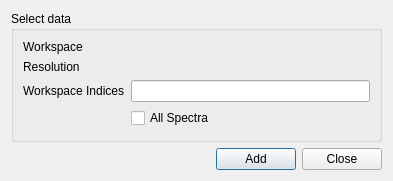
<?xml version="1.0" encoding="UTF-8"?>
<ui version="4.0">
 <class>ConvFitAddWorkspaceDialog</class>
 <widget class="QDialog" name="ConvFitAddWorkspaceDialog">
  <property name="geometry">
   <rect>
    <x>0</x>
    <y>0</y>
    <width>393</width>
    <height>181</height>
   </rect>
  </property>
  <property name="windowTitle">
   <string>Data Selection</string>
  </property>
  <layout class="QVBoxLayout" name="verticalLayout">
   <item>
    <widget class="QGroupBox" name="gbSelectData">
     <property name="title">
      <string>Select data</string>
     </property>
     <layout class="QVBoxLayout" name="verticalLayout_2">
      <item>
       <layout class="QGridLayout" name="loInput">
        <item row="0" column="0">
         <widget class="QLabel" name="lbWorkspace">
          <property name="text">
           <string>Workspace</string>
          </property>
         </widget>
        </item>
        <item row="1" column="0">
         <widget class="QLabel" name="lbResolution">
          <property name="text">
           <string>Resolution</string>
          </property>
         </widget>
        </item>
        <item row="3" column="1">
         <widget class="QCheckBox" name="ckAllSpectra">
          <property name="text">
           <string>All Spectra</string>
          </property>
         </widget>
        </item>
        <item row="0" column="1">
         <widget class="MantidQt::MantidWidgets::DataSelector" name="dsWorkspace" native="true">
          <property name="ShowGroups" stdset="0">
           <bool>false</bool>
          </property>
          <property name="showLoad" stdset="0">
           <bool>false</bool>
          </property>
          <property name="autoLoad" stdset="0">
           <bool>true</bool>
          </property>
         </widget>
        </item>
        <item row="1" column="1">
         <widget class="MantidQt::MantidWidgets::DataSelector" name="dsResolution" native="true">
          <property name="ShowGroups" stdset="0">
           <bool>false</bool>
          </property>
          <property name="showLoad" stdset="0">
           <bool>false</bool>
          </property>
          <property name="autoLoad" stdset="0">
           <bool>true</bool>
          </property>
         </widget>
        </item>
        <item row="2" column="0">
         <widget class="QLabel" name="lbWorkspaceIndices">
          <property name="text">
           <string>Workspace Indices</string>
          </property>
         </widget>
        </item>
        <item row="2" column="1">
         <widget class="QLineEdit" name="leWorkspaceIndices"/>
        </item>
       </layout>
      </item>
      <item>
       <spacer name="spacer">
        <property name="orientation">
         <enum>Qt::Vertical</enum>
        </property>
        <property name="sizeHint" stdset="0">
         <size>
          <width>20</width>
          <height>40</height>
         </size>
        </property>
       </spacer>
      </item>
     </layout>
    </widget>
   </item>
   <item>
    <widget class="QFrame" name="frame">
     <layout class="QHBoxLayout" name="horizontalLayout">
      <property name="margin">
       <number>0</number>
      </property>
      <item>
       <spacer name="horizontalSpacer">
        <property name="orientation">
         <enum>Qt::Horizontal</enum>
        </property>
        <property name="sizeHint" stdset="0">
         <size>
          <width>40</width>
          <height>20</height>
         </size>
        </property>
       </spacer>
      </item>
      <item>
       <widget class="QPushButton" name="pbAdd">
        <property name="text">
         <string>Add</string>
        </property>
       </widget>
      </item>
      <item>
       <widget class="QPushButton" name="pbClose">
        <property name="text">
         <string>Close</string>
        </property>
       </widget>
      </item>
     </layout>
    </widget>
   </item>
  </layout>
 </widget>
 <customwidgets>
  <customwidget>
   <class>MantidQt::MantidWidgets::DataSelector</class>
   <extends>QWidget</extends>
   <header>MantidQtWidgets/Common/DataSelector.h</header>
  </customwidget>
 </customwidgets>
 <resources/>
 <connections/>
 <slots>
  <slot>addData()</slot>
 </slots>
</ui>
